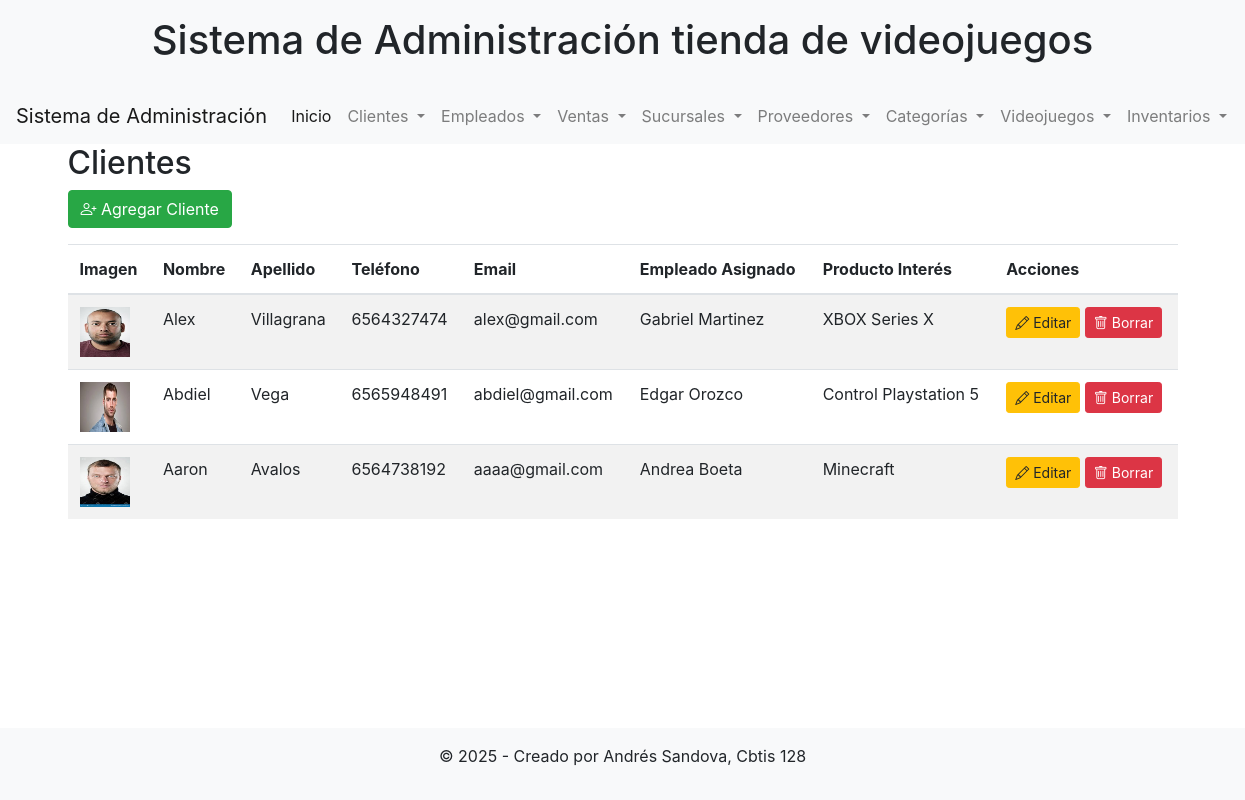
Screenshot of /ver_clientes/ with the database file from the repository.
### app_Videojuegos/models.py (models this page shows, shortened)
class Cliente(models.Model):
    imagen = models.ImageField(upload_to='clientes/', blank=True, null=True)
    nombre = models.CharField(max_length=100)
    apellido = models.CharField(max_length=100)
    telefono = models.CharField(max_length=50, blank=True, null=True)
    email = models.EmailField(blank=True, null=True)
    direccion = models.CharField(max_length=250, blank=True, null=True)
    fecha_registro = models.DateField(auto_now_add=True)
    empleado_asignado = models.ForeignKey(Empleado, on_delete=models.SET_NULL, blank=True, null=True, related_name='clientes_asignados')
    producto_interes = models.CharField(max_length=200, blank=True, null=True)

class Empleado(models.Model):
    imagen = models.ImageField(upload_to='empleados/', blank=True, null=True)
    nombre = models.CharField(max_length=100)
    apellido = models.CharField(max_length=100)
    puesto = models.CharField(max_length=100)
    telefono = models.CharField(max_length=50, blank=True, null=True)
    email = models.EmailField(blank=True, null=True)
    fecha_contratacion = models.DateField(blank=True, null=True)
    cliente_referido = models.ForeignKey('Cliente', on_delete=models.SET_NULL, blank=True, null=True, related_name='referidos')
    producto_asignado = models.CharField(max_length=200, blank=True, null=True)

### app_Videojuegos/views.py (the view)
# urls.py: path('ver_clientes/', views.ver_clientes, name='ver_clientes'),
def ver_clientes(request):
    clientes = Cliente.objects.all()
    return render(request, 'cliente/ver_clientes.html', {'clientes': clientes})

### app_Videojuegos/templates/cliente/ver_clientes.html
{% extends 'cliente/base.html' %}
{% block content %}
<h2>Clientes</h2>
<a href="{% url 'agregar_cliente' %}" class="btn btn-success mb-3"><i class="bi bi-person-plus"></i> Agregar Cliente</a>
<table class="table table-striped">
    <thead>
        <tr>
            <th>Imagen</th>
            <th>Nombre</th>
            <th>Apellido</th>
            <th>Teléfono</th>
            <th>Email</th>
            <th>Empleado Asignado</th>
            <th>Producto Interés</th>
            <th>Acciones</th>
        </tr>
    </thead>
    <tbody>
        {% for cliente in clientes %}
        <tr>
            <td>{% if cliente.imagen %}<img src="{{ cliente.imagen.url }}" alt="Imagen de {{ cliente.nombre }}" width="50" height="50">{% else %}-{% endif %}</td>
            <td>{{ cliente.nombre }}</td>
            <td>{{ cliente.apellido }}</td>
            <td>{{ cliente.telefono }}</td>
            <td>{{ cliente.email }}</td>
            <td>{% if cliente.empleado_asignado %}{{ cliente.empleado_asignado.nombre }} {{ cliente.empleado_asignado.apellido }}{% else %}-{% endif %}</td>
            <td>{{ cliente.producto_interes }}</td>
            <td>
                <a href="{% url 'actualizar_cliente' cliente.id %}" class="btn btn-warning btn-sm"><i class="bi bi-pencil"></i> Editar</a>
                <a href="{% url 'borrar_cliente' cliente.id %}" class="btn btn-danger btn-sm"><i class="bi bi-trash"></i> Borrar</a>
            </td>
        </tr>
        {% empty %}
        <tr><td colspan="8">No hay clientes registrados.</td></tr>
        {% endfor %}
    </tbody>
</table>
{% endblock %}

### app_Videojuegos/templates/cliente/base.html (shortened to what this page needs)
<!DOCTYPE html>
<html lang="es">
<head>
    <link href="https://stackpath.bootstrapcdn.com/bootstrap/4.5.2/css/bootstrap.min.css" rel="stylesheet">
    <link rel="stylesheet" href="https://cdn.jsdelivr.net/npm/bootstrap-icons@1.10.0/font/bootstrap-icons.css">
</head>
<body class="d-flex flex-column min-vh-100">
    {% include 'cliente/header.html' %}
    {% include 'cliente/navbar.html' %}
    <div class="container flex-grow-1">
        {% block content %}{% endblock %}
    </div>
    {% include 'cliente/footer.html' %}
</body>
</html>

### app_Videojuegos/templates/cliente/header.html
<header class="header bg-light text-center py-3">
    <h1>Sistema de Administración tienda de videojuegos</h1>
</header>

### app_Videojuegos/templates/cliente/navbar.html (shortened to what this page needs)
<nav class="navbar navbar-expand-lg navbar-light bg-light">
    <a class="navbar-brand" href="#">Sistema de Administración</a>
    <div class="collapse navbar-collapse" id="navbarNav">
      <ul class="navbar-nav">
        <li class="nav-item active">
          <a class="nav-link" href="{% url 'inicio' %}">Inicio</a>
        </li>
        <li class="nav-item dropdown">
          <a class="nav-link dropdown-toggle" href="#" id="navbarDropdown" role="button" data-toggle="dropdown" aria-haspopup="true" aria-expanded="false">
            Clientes
          </a>
        </li>
        <li class="nav-item dropdown">
          <a class="nav-link dropdown-toggle" href="#" id="empleadosDropdown" role="button" data-toggle="dropdown" aria-haspopup="true" aria-expanded="false">
            Empleados
          </a>
        </li>
        <li class="nav-item dropdown">
          <a class="nav-link dropdown-toggle" href="#" id="ventasDropdown" role="button" data-toggle="dropdown" aria-haspopup="true" aria-expanded="false">
            Ventas
          </a>
        </li>
        <li class="nav-item dropdown">
          <a class="nav-link dropdown-toggle" href="#" id="sucursalesDropdown" role="button" data-toggle="dropdown" aria-haspopup="true" aria-expanded="false">
            Sucursales
          </a>
        </li>
        <li class="nav-item dropdown">
          <a class="nav-link dropdown-toggle" href="#" id="proveedoresDropdown" role="button" data-toggle="dropdown" aria-haspopup="true" aria-expanded="false">
            Proveedores
          </a>
        </li>
        <li class="nav-item dropdown">
          <a class="nav-link dropdown-toggle" href="#" id="categoriasDropdown" role="button" data-toggle="dropdown" aria-haspopup="true" aria-expanded="false">
            Categorías
          </a>
        </li>
        <li class="nav-item dropdown">
          <a class="nav-link dropdown-toggle" href="#" id="videojuegosDropdown" role="button" data-toggle="dropdown" aria-haspopup="true" aria-expanded="false">
            Videojuegos
          </a>
        </li>
        <li class="nav-item dropdown">
          <a class="nav-link dropdown-toggle" href="#" id="inventariosDropdown" role="button" data-toggle="dropdown" aria-haspopup="true" aria-expanded="false">
            Inventarios
          </a>
        </li>
      </ul>
    </div>
  </nav>

### app_Videojuegos/templates/cliente/footer.html
<footer class="footer bg-light text-center py-3 mt-auto">
    <p>&copy; {% now "Y" %} - Creado por Andrés Sandova, Cbtis 128</p>
</footer>

### rows the page displays
Cliente: imagen (picture), nombre "Alex", apellido "Villagrana", telefono "6564327474", email "alex@gmail.com", empleado_asignado.nombre "Gabriel", empleado_asignado.apellido "Martinez", producto_interes "XBOX Series X"
Cliente: imagen (picture), nombre "Abdiel", apellido "Vega", telefono "6565948491", email "abdiel@gmail.com", empleado_asignado.nombre "Edgar", empleado_asignado.apellido "Orozco", producto_interes "Control Playstation 5"
Cliente: imagen (picture), nombre "Aaron", apellido "Avalos", telefono "6564738192", email "aaaa@gmail.com", empleado_asignado.nombre "Andrea", empleado_asignado.apellido "Boeta", producto_interes "Minecraft"
